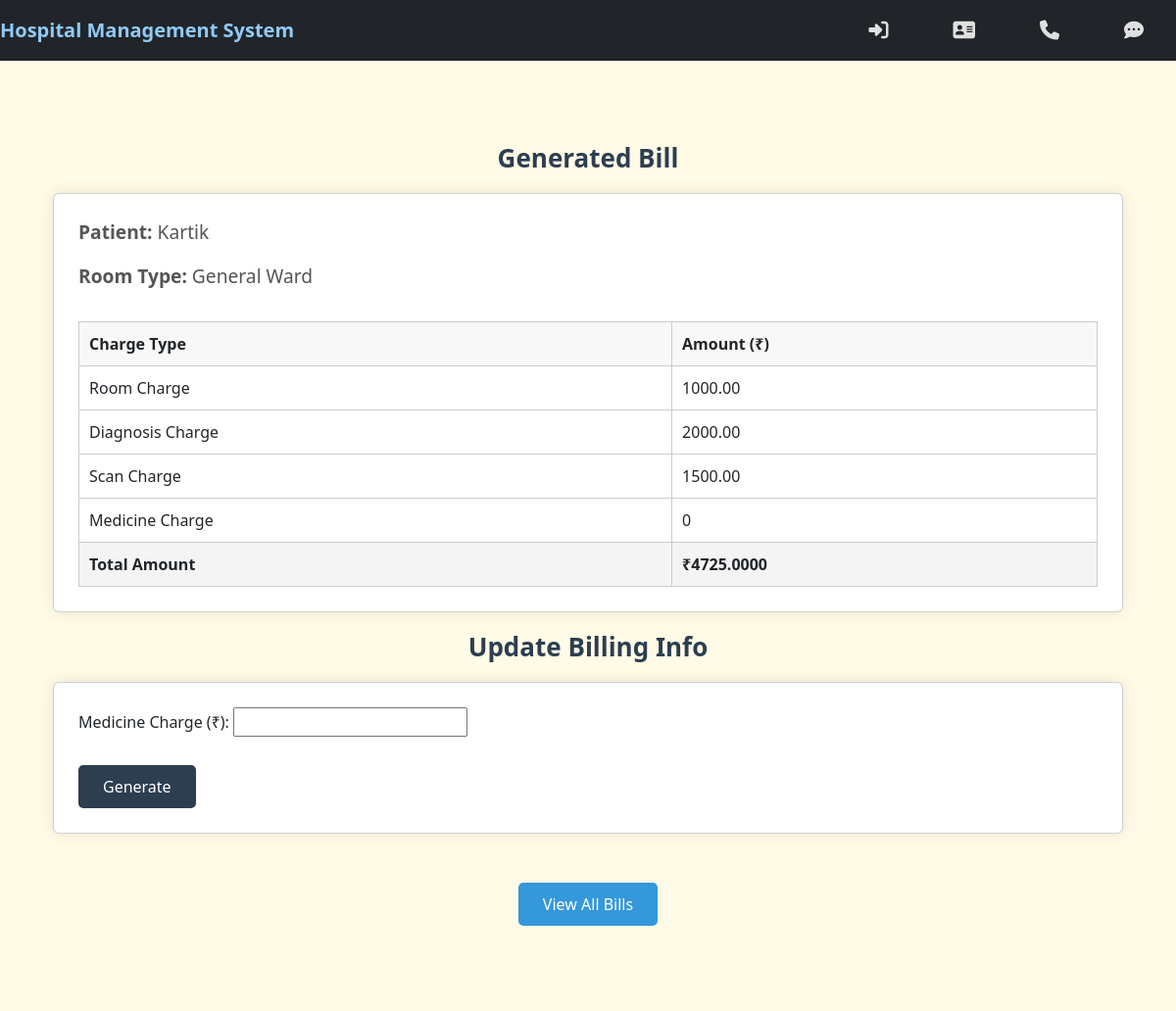
Screenshot of /generate_bill/2/ with the database file from the repository.
### hospital/models.py (models this page shows, shortened)
class Bill(models.Model):
    patient = models.OneToOneField("Patient", on_delete=models.CASCADE)
    diagnosis_charge = models.DecimalField(max_digits=10, decimal_places=2, default=Decimal('2000.00'))
    scan_charge = models.DecimalField(max_digits=10, decimal_places=2, default=Decimal('1500.00'))
    medicine_charge = models.DecimalField(max_digits=10, decimal_places=2, default=Decimal('0.00'))
    gst = models.DecimalField(max_digits=5, decimal_places=2, default=Decimal('5.00'))
    total_amount = models.DecimalField(max_digits=10, decimal_places=2, blank=True, null=True)
    ROOM_PRICING = {
        "General Ward": Decimal('1000.00'),
        "Emergency": Decimal('8000.00'),
        "Super Speciality": Decimal('3000.00'),
        "Luxury": Decimal('5000.00'),
    }
    def get_room_charge(self):
        return self.ROOM_PRICING.get(self.patient.room_type, Decimal('1000.00'))
    def calculate_total(self):
        room_charge = self.get_room_charge()
        base_total = room_charge + self.diagnosis_charge + self.scan_charge + self.medicine_charge
        tax = base_total * (self.gst / Decimal('100'))
        return base_total + tax
    def save(self, *args, **kwargs):
        self.total_amount = self.calculate_total()
        super().save(*args, **kwargs)

class Patient(models.Model):
    ROOM_TYPES = [
        ('General Ward', 'General Ward'),
        ('Emergency', 'Emergency'),
        ('Super Speciality', 'Super Speciality'),
        ('Luxury', 'Luxury'),
    ]
    patient_id = models.PositiveIntegerField(unique=True, editable=False, null=True, blank=True)
    name = models.CharField(max_length=50)
    age = models.PositiveIntegerField(default=18)
    mobile = models.CharField(max_length=10)
    gender = models.CharField(max_length=10)
    address = models.TextField()
    issue = models.CharField(max_length=255)
    room_type = models.CharField(max_length=50, choices=ROOM_TYPES, default='General Ward')
    room_number = models.CharField(max_length=10, null=True, blank=True)
    is_active = models.BooleanField(default=True)

### hospital/views.py (the view)
# urls.py: path('generate_bill/<int:patient_id>/', generate_bill, name='generate_bill'),
def generate_bill(request, patient_id):
    patient = Patient.objects.get(id=patient_id)
    bill, created = Bill.objects.get_or_create(patient=patient)
    bill.medicine_charge = Decimal(request.POST.get("medicine_charge", "0") or "0")
    bill.save()
    return render(request, "generate_bills.html", {"bill": bill})

### hospital/templates/generate_bills.html (shortened to what this page needs)
{% extends 'navigationbar.html' %}
{% load static %}
{% block body %}
<div class="container">
    <h2 class="title">Generated Bill</h2>
    <div class="card">
        <p><strong>Patient:</strong> {{ bill.patient.name }}</p>
        <p><strong>Room Type:</strong> {{ bill.patient.room_type }}</p>
        <table class="billing-table">
            <tr><th>Charge Type</th><th>Amount (₹)</th></tr>
            <tr><td>Room Charge</td><td>{{ bill.get_room_charge }}</td></tr>
            <tr><td>Diagnosis Charge</td><td>{{ bill.diagnosis_charge }}</td></tr>
            <tr><td>Scan Charge</td><td>{{ bill.scan_charge }}</td></tr>
            <tr><td>Medicine Charge</td><td>{{ bill.medicine_charge }}</td></tr>
            <tr class="total"><td>Total Amount</td><td>₹{{ bill.total_amount }}</td></tr>
        </table>
    </div>
    <h3 class="title">Update Billing Info</h3>
    <div class="card">
        <form method="post">
            <label>Medicine Charge (₹):</label>
            <input type="number" step="0.01" name="medicine_charge" required><br><br>
            <button type="submit" class="btn-generate">Generate</button>
        </form>
    </div>
    <a href="{% url 'view_bills' %}" class="btn-view">View All Bills</a>
</div>
{% endblock %}

### hospital/static/css/mystyle.css (style rules this page uses)
.card { background: #f9f9f9; border: 1px solid #ddd; border-radius: 10px; box-shadow: 0 6px 12px rgba(0, 0, 0, 0.15); overflow: hidden; padding: 15px; }
body { font-family: Arial, sans-serif; margin: 0; padding: 0; background-color: #D6ECFA; }
body { font-family: Arial, sans-serif; background-color: #e6f7ff; margin: 0; padding: 0; text-align: center; }
p { color: #555; font-size: 1.2rem; }
body { background-color: #fffbe6 !important; color: #333; margin: 0; font-family: Arial, sans-serif; }
.container { background-color: #fffbe6 !important; border-radius: 10px; padding: 20px; }
.container { max-width: 800px; margin: 40px auto; padding: 10px; text-align: center; }
.title { color: #2c3e50; margin-bottom: 20px; font-size: 26px; font-weight: bold; }
.card { background: white; border-radius: 12px; box-shadow: 0 0 15px rgba(0,0,0,0.1); padding: 25px; margin: 20px 0; text-align: left; }
.billing-table { width: 100%; border-collapse: collapse; margin-top: 15px; background-color: white; }
.billing-table th, .billing-table td { border: 1px solid #ccc; padding: 10px; text-align: left; }
.billing-table th { background-color: #f8f8f8; font-weight: bold; }
.billing-table .total td { font-weight: bold; background-color: #f4f4f4; }
.btn-generate { background-color: #2c3e50; color: white; border: none; padding: 10px 25px; border-radius: 5px; cursor: pointer; font-size: 16px; }
.btn-view { display: inline-block; margin-top: 30px; padding: 10px 25px; background-color: #3498db; color: white; text-decoration: none; font-size: 16px; border-radius: 5px; transition: background-color 0.3s ease; }

### rows the page displays
Bill: patient.name "Kartik", patient.room_type "General Ward", get_room_charge "1000.00", diagnosis_charge "2000.00", scan_charge "1500.00", medicine_charge "0", total_amount "4725.0000"
